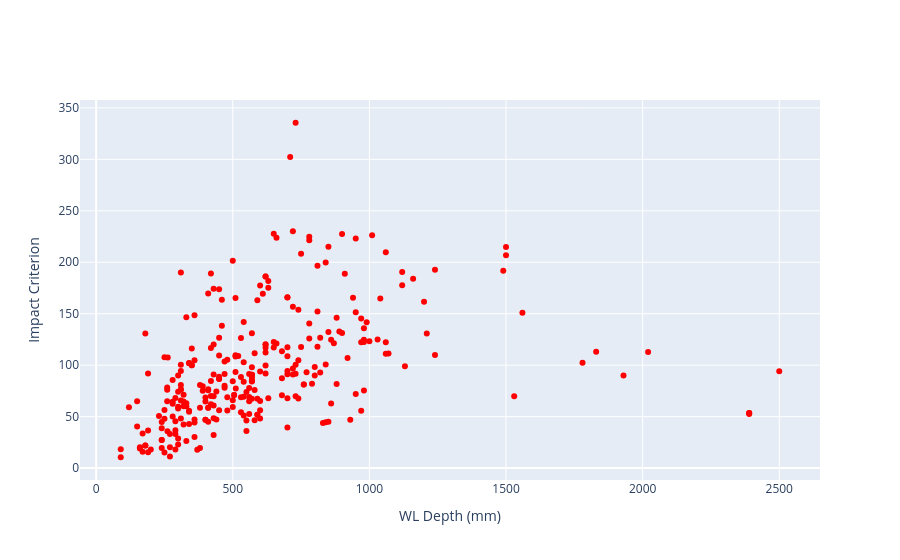
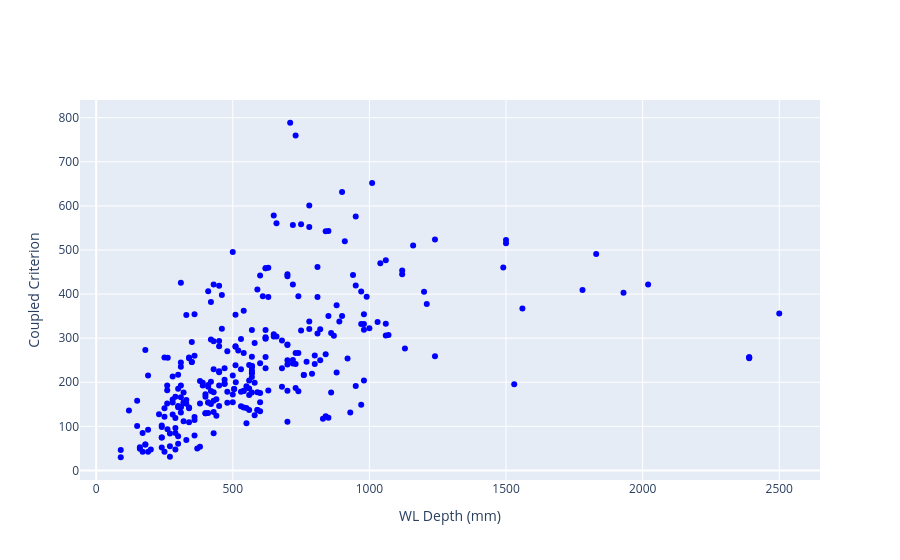
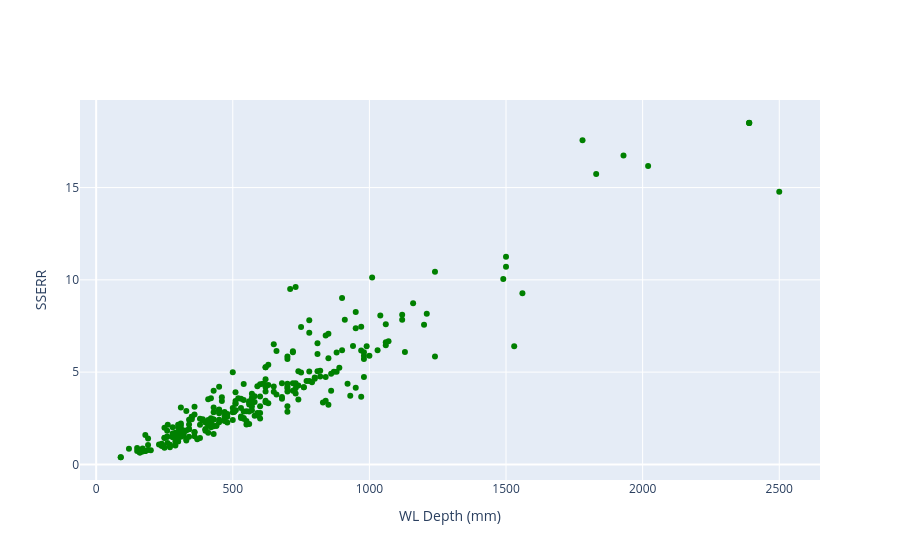
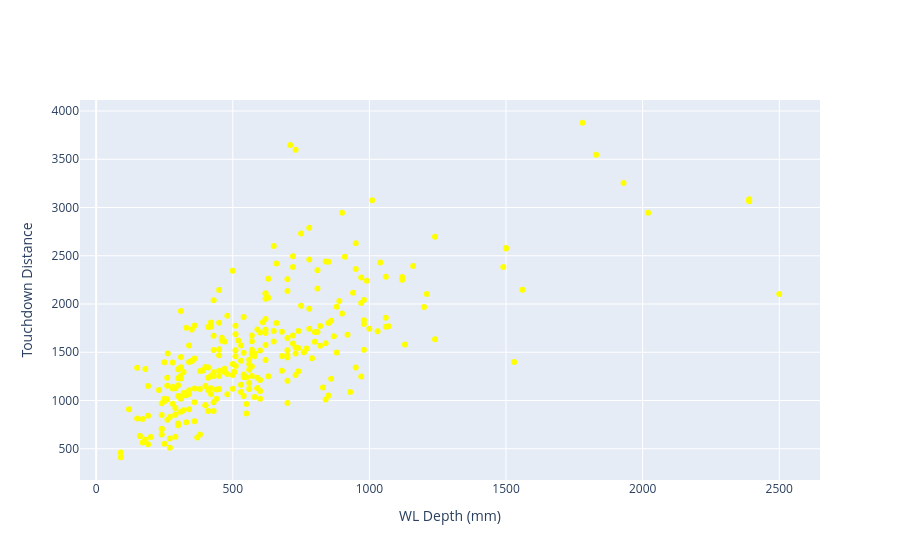

The cell these charts' notebook holds for them, in order:
### Code cell
import plotly.graph_objects as go

fig = go.Figure()
fig.add_trace(go.Scatter(x=df["WL_Depth"], y=df["impact_criterion"], mode="markers", name="Impact Criterion", marker=dict(color="red")))
fig.update_layout(xaxis_title="WL Depth (mm)", yaxis_title="Impact Criterion")
fig.show()

fig = go.Figure()
fig.add_trace(go.Scatter(x=df["WL_Depth"], y=df["coupled_criterion"], mode="markers", name="Coupled Criterion", marker=dict(color="blue")))
fig.update_layout(xaxis_title="WL Depth (mm)", yaxis_title="Coupled Criterion")
fig.show()

fig = go.Figure()
fig.add_trace(go.Scatter(x=df["WL_Depth"], y=df["sserr_result"], mode="markers", name="SSERR", marker=dict(color="green")))
fig.update_layout(xaxis_title="WL Depth (mm)", yaxis_title="SSERR")
fig.show()

fig = go.Figure()
fig.add_trace(go.Scatter(x=df["WL_Depth"], y=df["touchdown_distance"], mode="markers", name="Touchdown Distance", marker=dict(color="yellow")))
fig.update_layout(xaxis_title="WL Depth (mm)", yaxis_title="Touchdown Distance")
fig.show()

fig = go.Figure()
fig.add_trace(go.Scatter(x=df["WL_Depth"], y=df["max_stress"], mode="markers", name="Max Stress", marker=dict(color="red")))
fig.update_layout(xaxis_title="WL Depth (mm)", yaxis_title="Max Stress")
fig.show()

fig = go.Figure()
fig.add_trace(go.Scatter(x=df["WL_Depth"], y=df["ss_max_Sxx_norm"], mode="markers", name="SS MAX SXX NORM", marker=dict(color="blue")))
fig.update_layout(xaxis_title="WL Depth (mm)", yaxis_title="SS MAX SXX NORM")
fig.show()

fig = go.Figure()
fig.add_trace(go.Scatter(x=df["WL_Depth"], y=df["slab_tensile_criterion"], mode="markers", name="SLAB TENSILE CRITERION", marker=dict(color="green")))
fig.update_layout(xaxis_title="WL Depth (mm)", yaxis_title="SLAB TENSILE CRITERION")
fig.show()

### Figure 1 — Plotly figure (JSON) as saved in the notebook; plotly's stock layout.template omitted (floating-point values rounded to 4 significant figures; data arrays with more than 128 entries replaced by an {"elided": "..."} marker saying what was removed)
{"data": [{"marker": {"color": "red"}, "mode": "markers", "name": "Impact Criterion", "type": "scatter", "x": {"elided": "291 float values"}, "y": {"elided": "291 float values"}}], "layout": {"xaxis": {"title": {"text": "WL Depth (mm)"}}, "yaxis": {"title": {"text": "Impact Criterion"}}}}

### Figure 2 — Plotly figure (JSON) as saved in the notebook; plotly's stock layout.template omitted (floating-point values rounded to 4 significant figures; data arrays with more than 128 entries replaced by an {"elided": "..."} marker saying what was removed)
{"data": [{"marker": {"color": "blue"}, "mode": "markers", "name": "Coupled Criterion", "type": "scatter", "x": {"elided": "291 float values"}, "y": {"elided": "291 float values"}}], "layout": {"xaxis": {"title": {"text": "WL Depth (mm)"}}, "yaxis": {"title": {"text": "Coupled Criterion"}}}}

### Figure 3 — Plotly figure (JSON) as saved in the notebook; plotly's stock layout.template omitted (floating-point values rounded to 4 significant figures; data arrays with more than 128 entries replaced by an {"elided": "..."} marker saying what was removed)
{"data": [{"marker": {"color": "green"}, "mode": "markers", "name": "SSERR", "type": "scatter", "x": {"elided": "291 float values"}, "y": {"elided": "291 float values"}}], "layout": {"xaxis": {"title": {"text": "WL Depth (mm)"}}, "yaxis": {"title": {"text": "SSERR"}}}}

### Figure 4 — Plotly figure (JSON) as saved in the notebook; plotly's stock layout.template omitted (floating-point values rounded to 4 significant figures; data arrays with more than 128 entries replaced by an {"elided": "..."} marker saying what was removed)
{"data": [{"marker": {"color": "yellow"}, "mode": "markers", "name": "Touchdown Distance", "type": "scatter", "x": {"elided": "291 float values"}, "y": {"elided": "291 float values"}}], "layout": {"xaxis": {"title": {"text": "WL Depth (mm)"}}, "yaxis": {"title": {"text": "Touchdown Distance"}}}}
